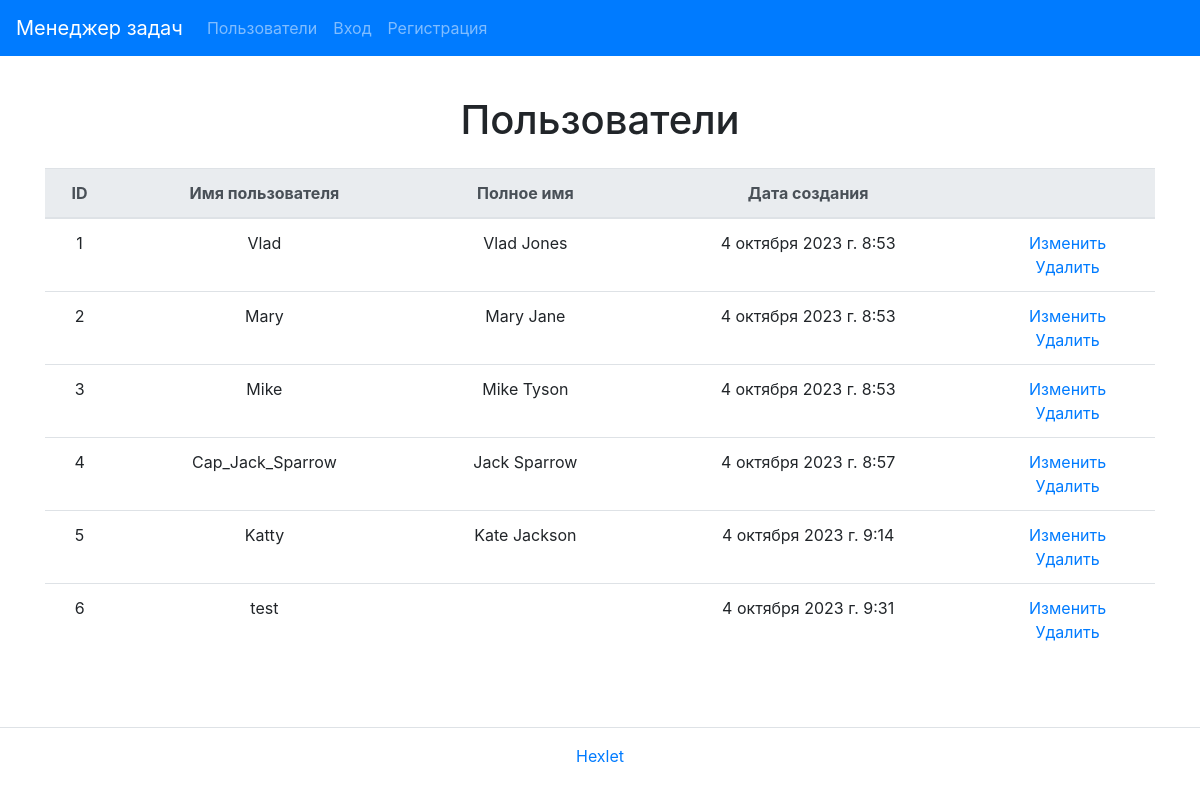
/users/, run on the app's committed database.
### task_manager/users/models.py (models this page shows)
class User(AbstractUser):
    def __str__(self):
        return self.get_full_name()

### task_manager/users/views.py (the view)
# urls.py: path('', UserList.as_view(), name='users_index'),
class UserList(ListView):
    model = User
    template_name = 'users/index.html'
    context_object_name = 'users'

### task_manager/templates/users/index.html
{% extends "base.html" %}
{% load i18n %}
{% block title %}<h1 class="my-4 text-center">{% trans "Users" %}</h1>{% endblock %}
{% block content %}
<div class="container text-center">
  <table class="table table-lg-responsive table-hover">
    <thead class="thead-light">
        <tr>
            <th>{% trans "ID" %}</th>
            <th>{% trans "Username" %}</th>
            <th>{% trans "Full name" %}</th>
            <th>{% trans "Creation date" %}</th>
            <th></th>
        </tr>
    </thead>
        {% if users %}
        <tbody>
            {% for user in users %}
            <tr>
                <td>{{ user.id }}</td>
                <td>{{ user.username }}</td>
                <td>{{ user.first_name }} {{ user.last_name }}</td>
                <td>{{ user.date_joined }}</td>
                <td>
                    <a href="{% url 'user_update' user.id %}">{% trans "Modify" %}</a>
                    <br>
                    <a href="{% url 'user_delete' user.id %}">{% trans "Delete" %}</a>
                </td>
            </tr>
            {% endfor %}
        {% endif %}
        </tbody>
  </table>
</div>
{% endblock %}

### data on the page
User: id "1", username "Vlad", first_name "Vlad", last_name "Jones", date_joined "4 октября 2023 г. 8:53"
User: id "2", username "Mary", first_name "Mary", last_name "Jane", date_joined "4 октября 2023 г. 8:53"
User: id "3", username "Mike", first_name "Mike", last_name "Tyson", date_joined "4 октября 2023 г. 8:53"
User: id "4", username "Cap_Jack_Sparrow", first_name "Jack", last_name "Sparrow", date_joined "4 октября 2023 г. 8:57"
User: id "5", username "Katty", first_name "Kate", last_name "Jackson", date_joined "4 октября 2023 г. 9:14"
User: id "6", username "test", date_joined "4 октября 2023 г. 9:31"
